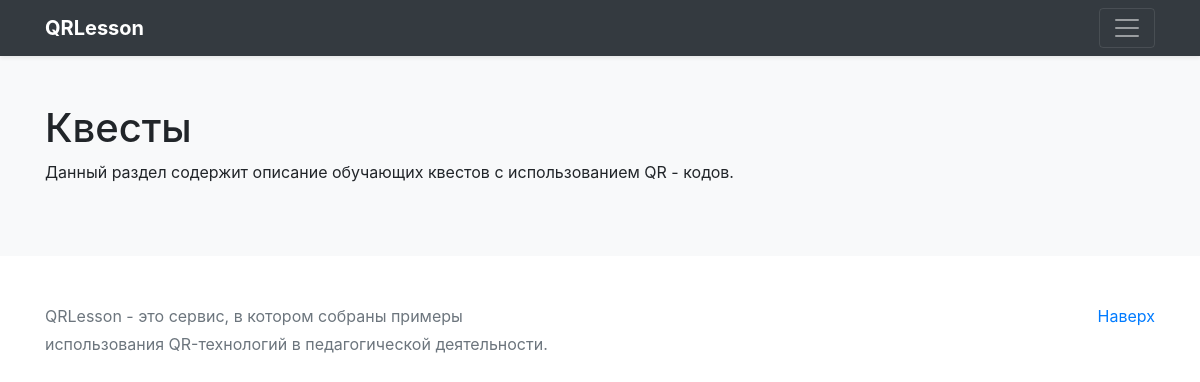
Page /quests/ on the earlier database version.
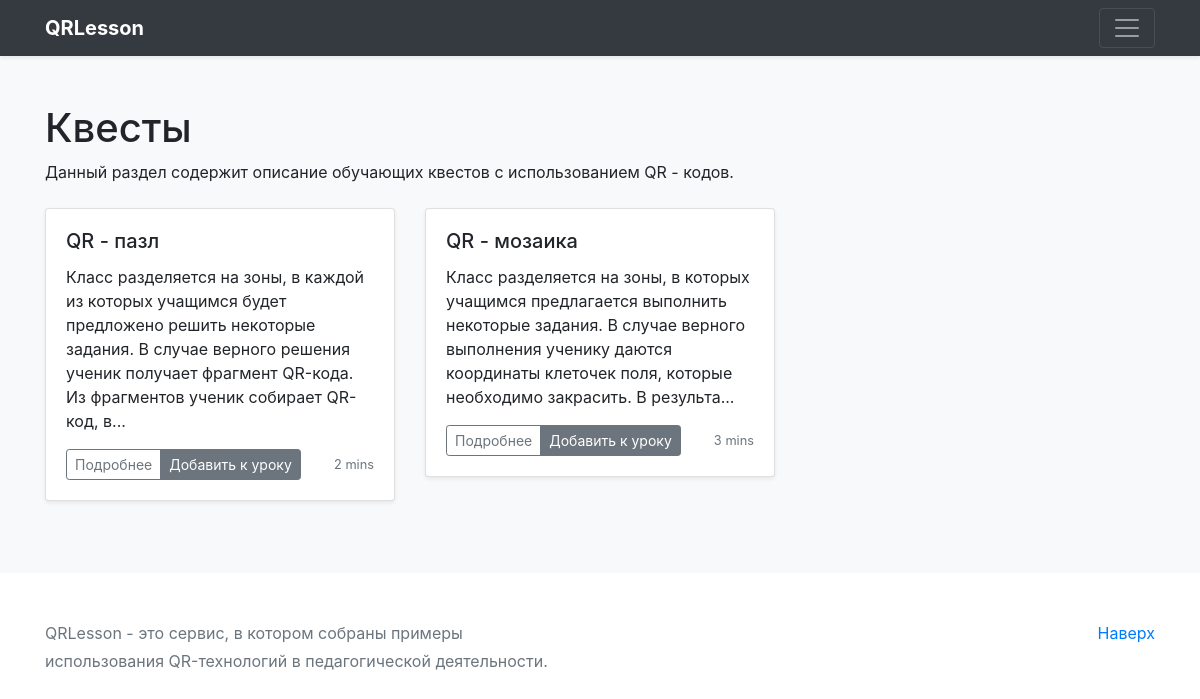
Same page on the later database version.
### qrmethods/models.py (models this page shows, shortened)
class TeachingMethod(models.Model):
    id = models.UUIDField(
        primary_key=True,
        default=uuid.uuid4,
        help_text='Уникальное ID для данного метода'
    )
    title = models.CharField(
        max_length=1000,
        help_text='Название педагогического приёма',
        verbose_name='Заголовок'
    )
    author = models.ForeignKey(User, on_delete=models.CASCADE)
    description = models.TextField(
        help_text='Описание педагогического приёма',
        verbose_name='Описание'
    )
    lesson_part = models.ForeignKey(
        'LessonPart',
        on_delete=models.SET_NULL,
        null=True,
        verbose_name='Фрагмент урока'
    )
    def get_preview(self):
        len_preview = 200
        if len(self.description) > len_preview:
            preview_string = self.description[:len_preview] + '...'
        else:
            preview_string = self.description
        return preview_string
    def get_reading_time(self):
        return len(self.description.replace(' ', '')) // 120
    def get_absolute_url(self):
        return reverse('method_detail', args=[str(self.id)])
    class Meta:
        verbose_name = 'Метод обучения'
        verbose_name_plural = 'Методы обучения'

### qrmethods/views.py (the view)
# urls.py: url(r'^(?P<section>[\w]*)/$', views.MethodListView.as_view(), name='method_list'),
class MethodListView(generic.ListView):
    model = TeachingMethod
    template_name = 'qrmethods/method_list.html'
    paginate_by = 9
    def get_queryset(self):
        qs = super().get_queryset()
        lp = self.kwargs['section']
        get_object_or_404(LessonPart, url=lp)
        return qs.filter(lesson_part__url=lp)
    def get_context_data(self, **kwargs):
        context = super().get_context_data(section_list=LessonPart.objects.all(), **kwargs)
        if 'methods' not in self.request.session:
            self.request.session['methods'] = []
        context['methods'] = self.request.session['methods']
        context['section'] = LessonPart.objects.filter(
            url=self.kwargs['section'])[0]
        return context

### qrmethods/models.py (called while the page is built)
    def get_absolute_url(self):
        return reverse('method_list', args=[str(self.url)])

### qrmethods/templates/qrmethods/method_list.html (shortened to what this page needs)
{% extends "base_generic.html" %}
{% block content%}
<div class="container py-5">
  <div class="mb-4">
    <h1>{{ section.name }}</h1>
    <p>{{ section.description }}</p>
  </div>
  <div class="row">
    {% for object in object_list %}
    <div class="col-md-6 col-lg-4">
      <div class="card mb-4 shadow-sm">
        <div class="card-body">
          <h5 class="card-title">{{ object.title }}</h5>
          <p class="card-text">{{ object.get_preview }}</p>
          <div class="d-flex justify-content-between align-items-center">
            <div class="btn-group">
              <a href="{{ object.get_absolute_url }}?next={{ request.path }}" class="btn btn-sm btn-outline-secondary">Подробнее</a>
              {% if object.id|slugify not in methods %}
              <a href="{% url 'upd_session' object.id %}?next={{ request.path }}" class="btn btn-sm btn-secondary">Добавить к уроку</a>
              {% endif %}
            </div>
            <small class="text-muted">{{ object.get_reading_time }} mins</small>
          </div>
        </div>
      </div>
    </div>
    {% endfor %}
  </div>
</div>
{% endblock %}

Differences in the rows shown:
added TeachingMethod: title "QR - пазл", get_preview "Класс разделяется на зоны, в каждой из которых учащимся будет предложено решить некоторые задания. В случае верного решения ученик получает фрагмент QR-кода. Из фрагментов ученик собирает QR-код, в...", get_reading_time "2"
added TeachingMethod: title "QR - мозаика", get_preview "Класс разделяется на зоны, в которых учащимся предлагается выполнить некоторые задания. В случае верного выполнения ученику даются координаты клеточек поля, которые необходимо закрасить. В результа...", get_reading_time "3"
